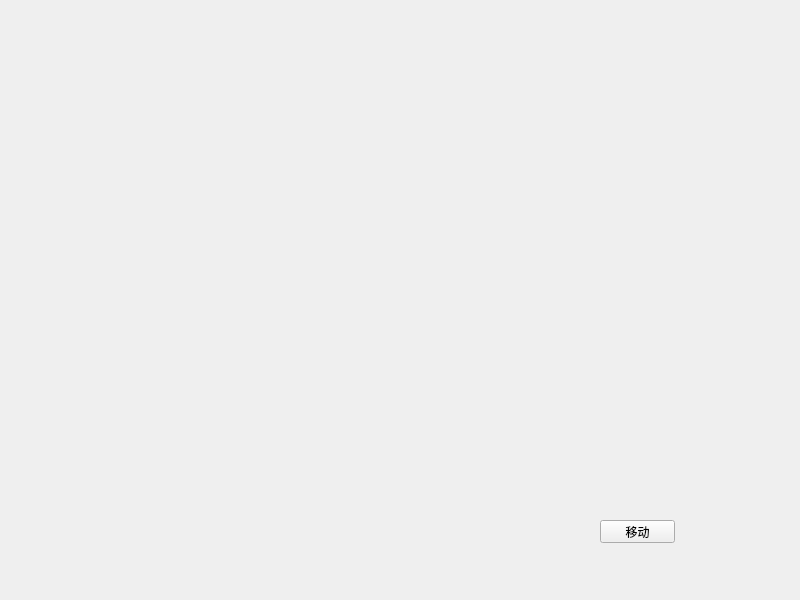
<?xml version="1.0" encoding="UTF-8"?>
<ui version="4.0">
 <class>Widget</class>
 <widget class="QWidget" name="Widget">
  <property name="geometry">
   <rect>
    <x>0</x>
    <y>0</y>
    <width>800</width>
    <height>600</height>
   </rect>
  </property>
  <property name="windowTitle">
   <string>Widget</string>
  </property>
  <widget class="QPushButton" name="BtnMove">
   <property name="geometry">
    <rect>
     <x>600</x>
     <y>520</y>
     <width>75</width>
     <height>23</height>
    </rect>
   </property>
   <property name="text">
    <string>移动</string>
   </property>
  </widget>
 </widget>
 <resources/>
 <connections/>
</ui>
